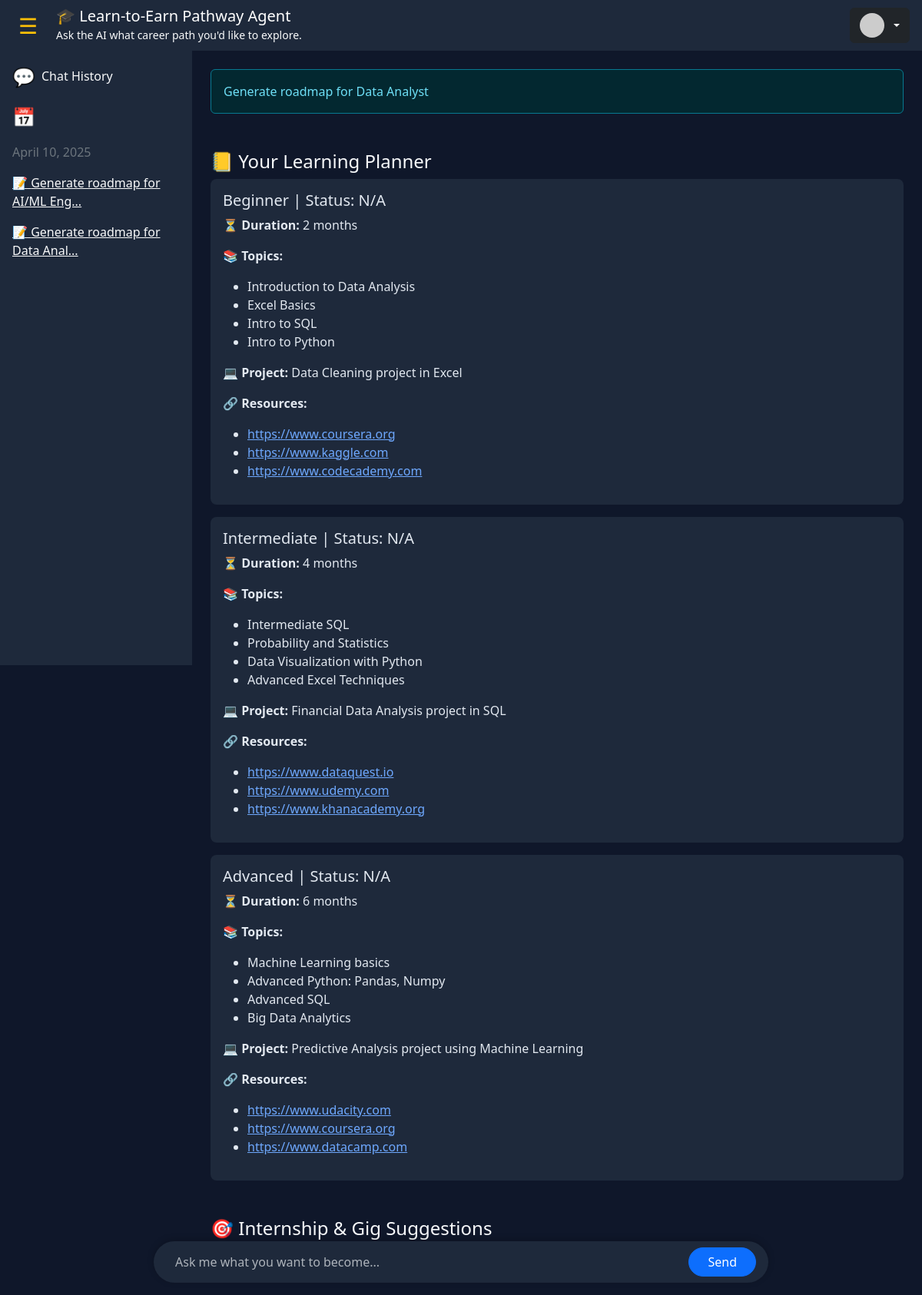
/dashboard (signed in), run on the app's committed database.
### tables this page shows
CREATE TABLE chats (
        id INTEGER PRIMARY KEY AUTOINCREMENT,
        username TEXT,
        message TEXT,
        response TEXT,
        timestamp DATETIME DEFAULT CURRENT_TIMESTAMP
    );

### app.py (the view, shortened to what this page needs)
@app.route("/dashboard", methods=['GET', 'POST'])
def dashboard():
    if 'username' not in session:
        return redirect(url_for('login'))
    username = session['username']
    message = None
    roadmap = []
    selected_chat = None
    chat_entries = []
    career = request.form.get('career_query', 'Data Analyst')
    conn = get_db()
    c = conn.cursor()
    c.execute("""CREATE TABLE IF NOT EXISTS roadmap_progress (
        id INTEGER PRIMARY KEY AUTOINCREMENT,
        username TEXT,
        career TEXT,
        level TEXT,
        status TEXT,
        start_date DATE,
        end_date DATE
    )""")
    c.execute("""CREATE TABLE IF NOT EXISTS chats (
        id INTEGER PRIMARY KEY AUTOINCREMENT,
        username TEXT,
        message TEXT,
        response TEXT,
        timestamp DATETIME DEFAULT CURRENT_TIMESTAMP
    )""")
    c.execute("SELECT response FROM chats WHERE username = ? AND message LIKE ? ORDER BY timestamp DESC LIMIT 1",
              (username, f"%{career}%"))
    chat_data = c.fetchone()
    if chat_data:
        try:
            roadmap = json.loads(chat_data[0])
        except json.JSONDecodeError:
            roadmap = []
    c.execute("SELECT level, status, start_date, end_date FROM roadmap_progress WHERE username = ? AND career = ?",
              (username, career))
    progress = c.fetchall()
    c.execute("SELECT id, message, timestamp FROM chats WHERE username = ? ORDER BY timestamp DESC", (username,))
    chat_entries = c.fetchall()
    selected = request.args.get('chat_id')
    if selected:
        c.execute("SELECT message, response FROM chats WHERE id = ?", (selected,))
        selected_chat = c.fetchone()
    grouped_chats = defaultdict(list)
    for chat_id, message, timestamp in chat_entries:
        date_key = datetime.strptime(timestamp, "%Y-%m-%d %H:%M:%S").strftime("%B %d, %Y")
        grouped_chats[date_key].append({
            "id": chat_id,
            "summary": message[:30] + "...",
            "timestamp": timestamp
        })
    conn.close()
    return render_template('dashboard.html', username=username, message=message,
                           roadmap=roadmap, progress=progress,
                           career=career, chat_entries=chat_entries,
                           selected_chat=selected_chat, grouped_chats=grouped_chats)

### app.py (called while the page is built)
def get_db():
    return sqlite3.connect(DB_PATH)

### templates/dashboard.html (shortened to what this page needs)
<!DOCTYPE html>
<html lang="en" data-bs-theme="dark">
<head>
  <link href="https://cdn.jsdelivr.net/npm/bootstrap@5.3.2/dist/css/bootstrap.min.css" rel="stylesheet"/>
</head>
<body>
  <nav class="navbar d-flex justify-content-between align-items-center px-3 py-2">
    <div class="d-flex align-items-center gap-3">
      <button id="toggleSidebarBtn" class="btn btn-sm text-warning fs-3">☰</button>
      <div>
        <h5 class="mb-0 text-white">🎓 Learn-to-Earn Pathway Agent</h5>
        <small class="text-light">Ask the AI what career path you'd like to explore.</small>
      </div>
    </div>
    <div class="dropdown">
      <button class="btn btn-dark dropdown-toggle d-flex align-items-center gap-2" type="button" id="profileDropdown" data-bs-toggle="dropdown" aria-expanded="false">
        <img src="https://ui-avatars.com/api/?name={{ username }}&background=random&color=fff&size=32" class="avatar" alt="Avatar" />
      </button>
    </div>
  </nav>
  <div class="container-fluid">
    <div class="row">
      <div class="col-auto sidebar" id="sidebar">
        <div class="text-light mb-3 d-flex align-items-center">
          <span class="me-2 icon-only">💬</span>
          <h6 class="mb-0">Chat History</h6>
        </div>
        {% for date, chats in grouped_chats.items() %}
          <p class="text-secondary icon-only">📅</p>
          <p class="text-secondary">{{ date }}</p>
          {% for chat in chats %}
            <p>
              <a href="/dashboard?chat_id={{ chat.id }}" class="text-light">📝 {{ chat.summary }}</a>
            </p>
          {% endfor %}
        {% endfor %}
      </div>
      <div class="col p-4" id="main-content">
        {% if message %}
          <div class="alert alert-info">{{ message }}</div>
        {% endif %}
        <h4 class="mt-5">📒 Your Learning Planner</h4>
        {% for item in roadmap %}
          {% set level_info = None %}
          {% for lvl in progress %}
            {% if lvl[0] == item['level'] %}
              {% set level_info = lvl %}
            {% endif %}
          {% endfor %}
          <div class="planner-card">
            <h5>{{ item.level }} | Status: {{ level_info[1].capitalize() if level_info else 'N/A' }}</h5>
            <p><strong>⏳ Duration:</strong> {{ item.duration }}</p>
            <p><strong>📚 Topics:</strong></p>
            <ul>{% for topic in item.topics %}<li>{{ topic }}</li>{% endfor %}</ul>
            <p><strong>💻 Project:</strong> {{ item.project }}</p>
            <p><strong>🔗 Resources:</strong></p>
            <ul>{% for res in item.resources %}<li><a href="{{ res }}" target="_blank">{{ res }}</a></li>{% endfor %}</ul>
          </div>
        {% endfor %}
        <h4 class="mt-5">🎯 Internship & Gig Suggestions</h4>
        <p>We'll match you with real opportunities based on your progress soon!</p>
      </div>
    </div>
  </div>
  <div class="chat-box d-flex justify-content-center">
    <form method="POST">
      <input type="text" name="career_query" class="form-control border-0 bg-transparent text-light" placeholder="Ask me what you want to become..." />
      <button name="generate" value="1" class="btn btn-primary rounded-pill px-4">Send</button>
    </form>
  </div>
</body>
</html>

### templates/dashboard.html (style rules this page uses)
body { background-color: #0f172a; color: #f8fafc; overflow-x: hidden; }
.sidebar { background-color: #1e293b; height: 100vh; padding: 1rem; width: 250px; transition: width 0.3s ease; overflow-x: hidden; }
.sidebar h6, .sidebar p, .sidebar a { transition: opacity 0.3s ease; }
.icon-only { font-size: 1.5rem; display: block; opacity: 1; }
.navbar { position: sticky; top: 0; z-index: 1001; background-color: #1e293b; }
.planner-card { background-color: #1e293b; padding: 1rem; border-radius: 0.5rem; margin-bottom: 1rem; color: #e2e8f0; }
.chat-box { position: fixed; bottom: 0; width: 100%; background-color: transparent; padding: 1rem; z-index: 1050; }
.chat-box form { display: flex; gap: 10px; width: 80%; max-width: 800px; margin: auto; background-color: #1e293b; border-radius: 999px; padding: 0.5rem 1rem; box-shadow: 0 -2px 10px rgba(0, 0, 0, 0.2); }
.chat-box input[type="text"] { flex-grow: 1; border: none; background: transparent; color: #f8fafc; }
.avatar { border-radius: 50%; width: 32px; height: 32px; }
#toggleSidebarBtn { background: none; border: none; color: #facc15; font-size: 1.5rem; cursor: pointer; }

### data on the page
chats: summary "Generate roadmap for AI/ML Eng..."
chats: summary "Generate roadmap for Data Anal...", message "Generate roadmap for Data Analyst"

### other printed values
{{ date }} "April 10, 2025"
{{ item.level }} "Beginner" "Intermediate" "Advanced"
{{ level_info[1].capitalize() if level_info else 'N/A' }} "N/A" "N/A" "N/A"
{{ item.duration }} "2 months" "4 months" "6 months"
{{ topic }} "Introduction to Data Analysis" "Excel Basics" "Intro to SQL" "Intro to Python" "Intermediate SQL" "Probability and Statistics" "Data Visualization with Python" "Advanced Excel Techniques" "Machine Learning basics" "Advanced Python: Pandas, Numpy" "Advanced SQL" "Big Data Analytics"
{{ item.project }} "Data Cleaning project in Excel" "Financial Data Analysis project in SQL" "Predictive Analysis project using Machine Learning"
{{ res }} "https://www.coursera.org" "https://www.kaggle.com" "https://www.codecademy.com" "https://www.dataquest.io" "https://www.udemy.com" "https://www.khanacademy.org" "https://www.udacity.com" "https://www.coursera.org" "https://www.datacamp.com"
